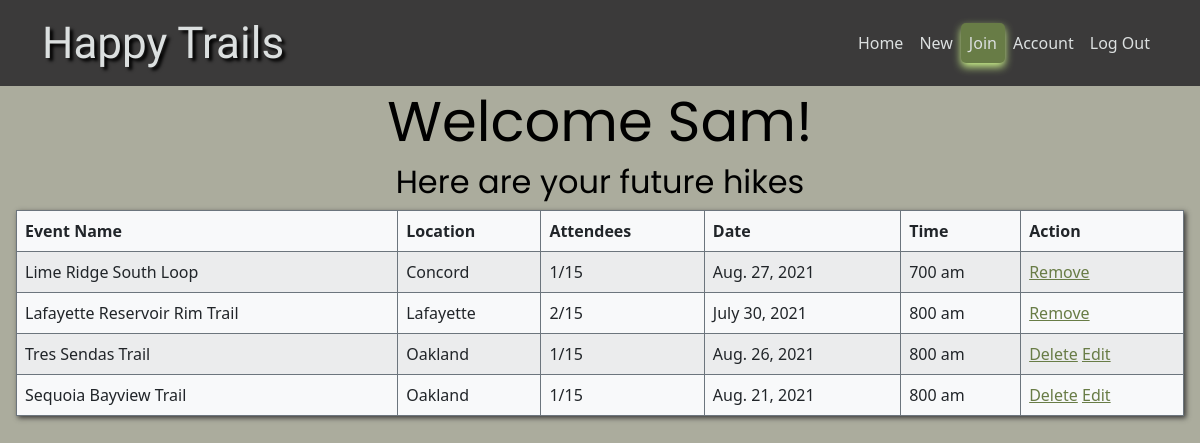
/hikes/ (signed in), run on the app's committed database.
### login_app/models.py (models this page shows)
class User(models.Model):
    first_name=models.CharField(max_length=30)
    last_name=models.CharField(max_length=30)
    email=models.EmailField(max_length=80) #unique=True
    password=models.CharField(max_length=60)
    created_at=models.DateTimeField(auto_now_add=True)
    updated_at=models.DateTimeField(auto_now=True)
    objects=UserManager()

### hike_app/models.py (models this page shows)
class Hike(models.Model):
    event_name=models.CharField(max_length=60)
    location=models.CharField(max_length=60)
    description=models.TextField()
    distance=models.FloatField(default=0)
    max_attendees=models.IntegerField()
    difficulty=models.CharField(max_length=60)
    pets=models.CharField(max_length=10)
    date=models.DateField()
    time=models.CharField(max_length=60)
    user = models.ForeignKey("login_app.User", related_name="hikes", on_delete=models.CASCADE)
    attend=models.ManyToManyField("login_app.User", related_name="user_hikes")
    created_at=models.DateTimeField(auto_now_add=True)
    updated_at=models.DateTimeField(auto_now=True)
    objects=HikeManager()

### hike_app/views.py (the view)
# urls.py: path('', views.dashboard),
def dashboard(request):
    if 'user_id' in request.session:
        context={
            "hikes": Hike.objects.all(),
            "user": User.objects.get(id=request.session['user_id']),
        }
        return render(request, 'dashboard.html', context)
    else:
        return redirect('/')
    return render(request, "dashboard.html")

### hike_app/templates/dashboard.html (shortened to what this page needs)
<!DOCTYPE html>
<html lang="en">
<head>
    {% load static %}
    <link rel="stylesheet" href="{% static 'css/bootstrap.min.css' %}">
    <link rel="stylesheet" href="{% static 'style.css' %}">
</head>
<body>
    <nav id="main_menu" class="navbar navbar-expand-md fixed-top navbar-dark mb-5">
        <div class="container">
            <h1 class="happy">Happy Trails</h1>
            <div id="mainMenu" class="collapse navbar-collapse">
                <ul class="navbar-nav ms-auto">
                    <li><a class="nav-link" href="/hikes">Home</a></li>
                    <li><a class="nav-link" href="/hikes/new">New</a></li>
                    <li><a class="nav-link active" href="/hikes/join">Join</a></li>
                    <li><a class="nav-link" href="/hikes/account">Account</a></li>
                    <li><a class="nav-link" href="/hikes/logout">Log Out</a></li>
                </ul>
            </div>
        </div>
    </nav>
    <div class="wrapper">
        <div class=" row justify-content-center">
            <div class="col-6 title-wrapper text-center mt-5 pt-3">
                <h1 class="mt-4 stroke display-4">Welcome {{user.first_name}}!</h1>
                <h2 class="stroke">Here are your future hikes</h2>
            </div>
        </div>
        <div class="table-wrapper mx-3">
            <table class="table table-striped table-hover table-bordered border-secondary bg-light">
                <thead>
                    <tr>
                        <th>Event Name</th>
                        <th>Location</th>
                        <th>Attendees</th>
                        <th>Date</th>
                        <th>Time</th>
                        <th>Action</th>
                    </tr>
                </thead>
                <tbody>
                {% for hike in user.user_hikes.all %}
                    <tr>
                        <td>{{hike.event_name}}</td>
                        <td>{{hike.location}}</td>
                        <td>{{hike.attend.count}}/{{hike.max_attendees}}</td>
                        <td>{{hike.date}}</td>
                        <td>{{hike.time}}</td>
                        <td><a href="/hikes/remove/{{hike.id}}" class="action">Remove</a></td>
                    </tr>
                {% endfor %}
                {% for hike in user.hikes.all %}
                    <tr>
                        <td>{{hike.event_name}}</td>
                        <td>{{hike.location}}</td>
                        <td>{{hike.attend.count}}/{{hike.max_attendees}}</td>
                        <td>{{hike.date}}</td>
                        <td>{{hike.time}}</td>
                        <td><a href="/hikes/delete/{{hike.id}}" class="action">Delete</a> <a href="/hikes/edit/{{hike.id}}" class="action">Edit</a></td>
                    </tr>
                {% endfor%}
                </tbody>
            </table>
        </div>
    </div>
</body>
</html>

### hike_app/static/style.css (style rules this page uses)
* { margin: 0; padding: 0; }
#main_menu { background-color: #3b3a3a; }
#mainMenu .nav-link { color: #dce0e0; border-radius: 5px; transition: 0.1s; }
#mainMenu .nav-link.active { background-color:#687c46 !important; box-shadow: 0px 4px 8px #cbf18a !important; border-radius: 5px !important; }
.wrapper { background-color: #abac9d; height: 100vh; }
.happy { font-family: Satisfy; text-shadow: 3px 3px 3px black; vertical-align:middle; padding-top: 8px; color:#dce0e0; zoom: 110%; }
.stroke { font-family: Poppins; color: black; font-weight:normal; }
table { box-shadow: 2px 2px 5px #3b3a3a; }
.action { color: #687c46; }

### data on the page
User: first_name "Sam"
Hike: event_name "Lime Ridge South Loop", location "Concord", attend.count "1", max_attendees "15", date "Aug. 27, 2021", time "700 am"
Hike: event_name "Lafayette Reservoir Rim Trail", location "Lafayette", attend.count "2", max_attendees "15", date "July 30, 2021", time "800 am"
Hike: event_name "Tres Sendas Trail", location "Oakland", attend.count "1", max_attendees "15", date "Aug. 26, 2021", time "800 am"
Hike: event_name "Sequoia Bayview Trail", location "Oakland", attend.count "1", max_attendees "15", date "Aug. 21, 2021", time "800 am"
